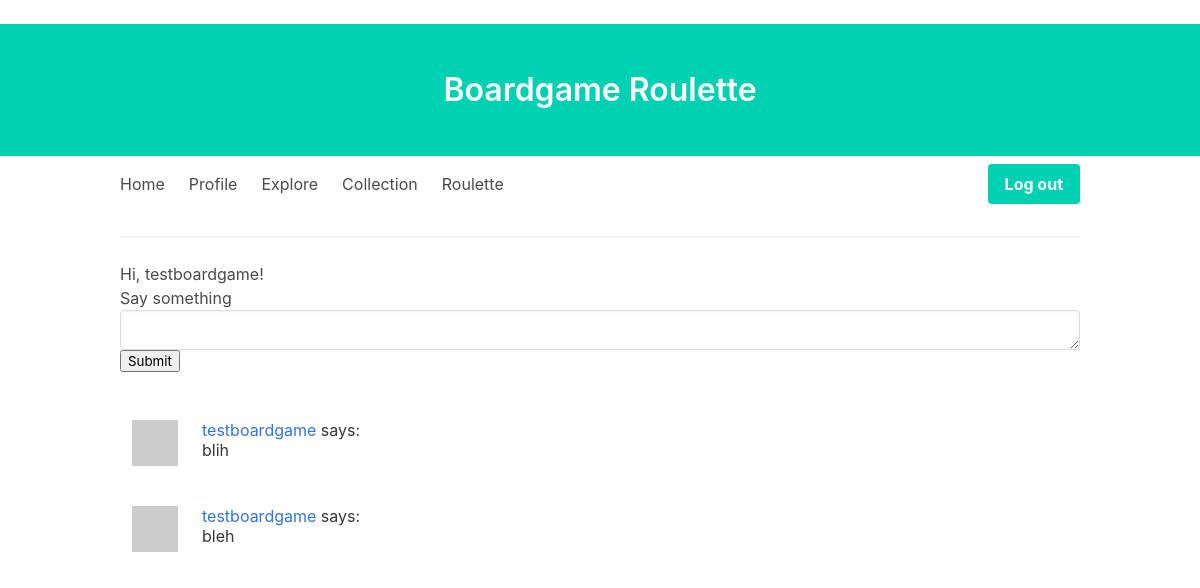
The app's page /index (signed in) with its own data.
### app/models.py (models this page shows, shortened)
class User(UserMixin, db.Model):
    id = db.Column(db.Integer, primary_key=True)
    username = db.Column(db.String(64), index=True, unique=True)
    email = db.Column(db.String(120), index=True, unique=True)
    password_hash = db.Column(db.String(128))
    posts = db.relationship("Post", backref="author", lazy="dynamic")
    about_me = db.Column(db.String(140))
    last_seen = db.Column(db.DateTime, default=datetime.utcnow)
    followed = db.relationship(
        "User",
        secondary=followers,
        primaryjoin=(followers.c.follower_id == id),
        secondaryjoin=(followers.c.followed_id == id),
        backref=db.backref("followers", lazy="dynamic"),
        lazy="dynamic",
    )
    collection = db.relationship("Boardgame", secondary=boardgames, lazy="dynamic")
    def followed_posts(self):
        followed = Post.query.join(
            followers, (followers.c.followed_id == Post.user_id)
        ).filter(followers.c.follower_id == self.id)
        own = Post.query.filter_by(user_id=self.id)
        return followed.union(own).order_by(Post.timestamp.desc())
    def avatar(self, size):
        digest = md5(self.email.lower().encode("utf-8")).hexdigest()
        return "https://www.gravatar.com/avatar/{}?d=identicon&s={}".format(
            digest, size
        )

class Post(db.Model):
    id = db.Column(db.Integer, primary_key=True)
    body = db.Column(db.String(140))
    timestamp = db.Column(db.DateTime, index=True, default=datetime.utcnow)
    user_id = db.Column(db.Integer, db.ForeignKey("user.id"))

### app/user_views.py (the view)
@app.route("/", methods=["GET", "POST"])
@app.route("/index", methods=["GET", "POST"])
@login_required
def index():
    form = PostForm()
    if form.validate_on_submit():
        post = Post(body=form.post.data, author=current_user)
        db.session.add(post)
        db.session.commit()
        flash("Your post is now live!")
        return redirect(url_for("index"))
    page = request.args.get("page", 1, type=int)
    posts = current_user.followed_posts().paginate(
        page, app.config["POSTS_PER_PAGE"], False
    )
    next_url = url_for("index", page=posts.next_num) if posts.has_next else None
    prev_url = url_for("index", page=posts.prev_num) if posts.has_prev else None
    return render_template(
        "index.html",
        title="Home Page",
        form=form,
        posts=posts.items,
        next_url=next_url,
        prev_url=prev_url,
    )

### app/forms.py
class PostForm(FlaskForm):
    post = TextAreaField(
        "Say something", validators=[DataRequired(), Length(min=1, max=140)]
    )
    submit = SubmitField("Submit")

### app/models.py (called while the page is built)
@login.user_loader
def load_user(id):
    return User.query.get(int(id))

### app/user_views.py (called while the page is built)
@app.before_request
def before_request():
    if current_user.is_authenticated:
        current_user.last_seen = datetime.utcnow()
        db.session.commit()

### app/templates/index.html (shortened to what this page needs)
﻿{% extends "base.html" %}
{% block content %}
    <section >
    <div class="container is-centered">
<h1>Hi, {{ current_user.username }}!</h1>
{% if form %}
<form action="" method="post">
    <p>
        {{ form.post.label }}<br>
    <div class="control">
        {{ form.post(class_="input") }}<br>
</div>
    </p>
    <p>{{ form.submit() }}</p>
</form>
    </div>
{% endif %}
    {% for post in posts %}
        {% include '_post.html' %}
    {% endfor %}
    </section>
{% endblock %}

### app/templates/_post.html
﻿ <section >
    <div class="container is-centered">
  <table class="table table-hover">
        <tr>
            <td width="70px">
                <a href="{{ url_for('user', username=post.author.username) }}">
                    <img src="{{ post.author.avatar(70) }}" />
                </a>
            </td>
            <td>
                <a href="{{ url_for('user', username=post.author.username) }}">
                    {{ post.author.username }}
                </a>
                says:
                <br>
                {{ post.body }}
            </td>
        </tr>
    </table>
    </div>
 </section>

### records on screen
User: username "testboardgame"
Post: author.username "testboardgame", body "blih"
Post: author.username "testboardgame", body "bleh"
